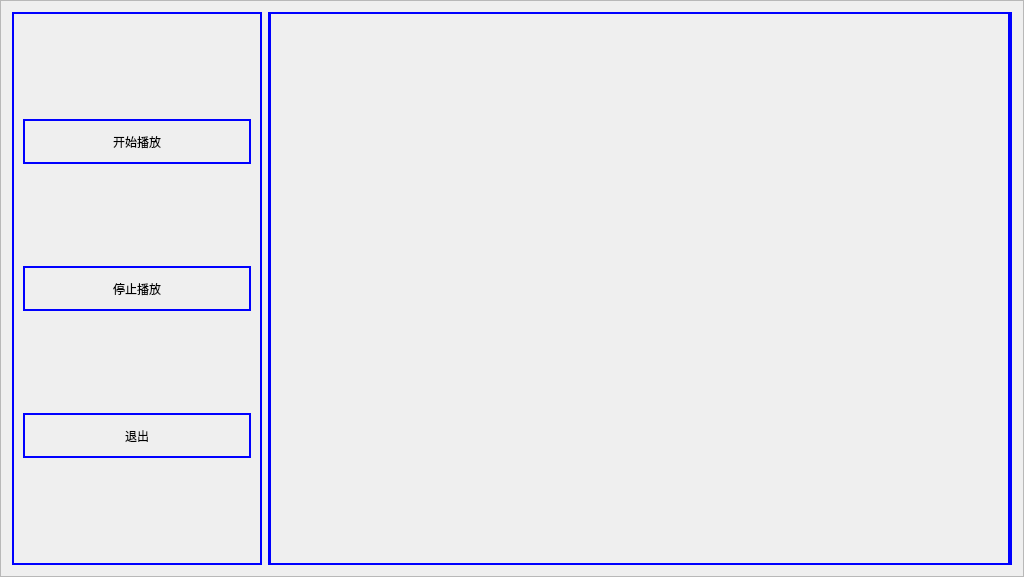
<?xml version="1.0" encoding="UTF-8"?>
<ui version="4.0">
 <class>Frame</class>
 <widget class="QFrame" name="Frame">
  <property name="geometry">
   <rect>
    <x>0</x>
    <y>0</y>
    <width>1024</width>
    <height>577</height>
   </rect>
  </property>
  <property name="windowTitle">
   <string>Frame</string>
  </property>
  <property name="frameShape">
   <enum>QFrame::StyledPanel</enum>
  </property>
  <property name="frameShadow">
   <enum>QFrame::Raised</enum>
  </property>
  <layout class="QHBoxLayout" name="horizontalLayout">
   <item>
    <widget class="QFrame" name="frame">
     <property name="maximumSize">
      <size>
       <width>250</width>
       <height>16777215</height>
      </size>
     </property>
     <property name="styleSheet">
      <string notr="true">border:2px solid rgb(0,0,255)</string>
     </property>
     <property name="frameShape">
      <enum>QFrame::StyledPanel</enum>
     </property>
     <property name="frameShadow">
      <enum>QFrame::Raised</enum>
     </property>
     <layout class="QVBoxLayout" name="verticalLayout">
      <item>
       <widget class="QPushButton" name="start_but">
        <property name="maximumSize">
         <size>
          <width>16777215</width>
          <height>45</height>
         </size>
        </property>
        <property name="text">
         <string>开始播放</string>
        </property>
       </widget>
      </item>
      <item>
       <widget class="QPushButton" name="stop_but">
        <property name="maximumSize">
         <size>
          <width>16777215</width>
          <height>45</height>
         </size>
        </property>
        <property name="text">
         <string>停止播放</string>
        </property>
       </widget>
      </item>
      <item>
       <widget class="QPushButton" name="exit_but">
        <property name="maximumSize">
         <size>
          <width>16777215</width>
          <height>45</height>
         </size>
        </property>
        <property name="text">
         <string>退出</string>
        </property>
       </widget>
      </item>
     </layout>
    </widget>
   </item>
   <item>
    <widget class="QFrame" name="frame_2">
     <property name="styleSheet">
      <string notr="true">border:2px solid rgb(0,0,255)</string>
     </property>
     <property name="frameShape">
      <enum>QFrame::StyledPanel</enum>
     </property>
     <property name="frameShadow">
      <enum>QFrame::Raised</enum>
     </property>
     <widget class="QLabel" name="labCamera">
      <property name="geometry">
       <rect>
        <x>1</x>
        <y>-6</y>
        <width>741</width>
        <height>561</height>
       </rect>
      </property>
      <property name="text">
       <string/>
      </property>
     </widget>
    </widget>
   </item>
  </layout>
 </widget>
 <resources/>
 <connections>
  <connection>
   <sender>start_but</sender>
   <signal>clicked()</signal>
   <receiver>Frame</receiver>
   <slot>but_start_click()</slot>
   <hints>
    <hint type="sourcelabel">
     <x>186</x>
     <y>127</y>
    </hint>
    <hint type="destinationlabel">
     <x>309</x>
     <y>1</y>
    </hint>
   </hints>
  </connection>
  <connection>
   <sender>stop_but</sender>
   <signal>clicked()</signal>
   <receiver>Frame</receiver>
   <slot>but_stop_click()</slot>
   <hints>
    <hint type="sourcelabel">
     <x>188</x>
     <y>278</y>
    </hint>
    <hint type="destinationlabel">
     <x>294</x>
     <y>7</y>
    </hint>
   </hints>
  </connection>
  <connection>
   <sender>exit_but</sender>
   <signal>clicked()</signal>
   <receiver>Frame</receiver>
   <slot>but_quit_click()</slot>
   <hints>
    <hint type="sourcelabel">
     <x>203</x>
     <y>434</y>
    </hint>
    <hint type="destinationlabel">
     <x>272</x>
     <y>574</y>
    </hint>
   </hints>
  </connection>
 </connections>
 <slots>
  <slot>but_start_click()</slot>
  <slot>but_stop_click()</slot>
  <slot>but_quit_click()</slot>
 </slots>
</ui>
